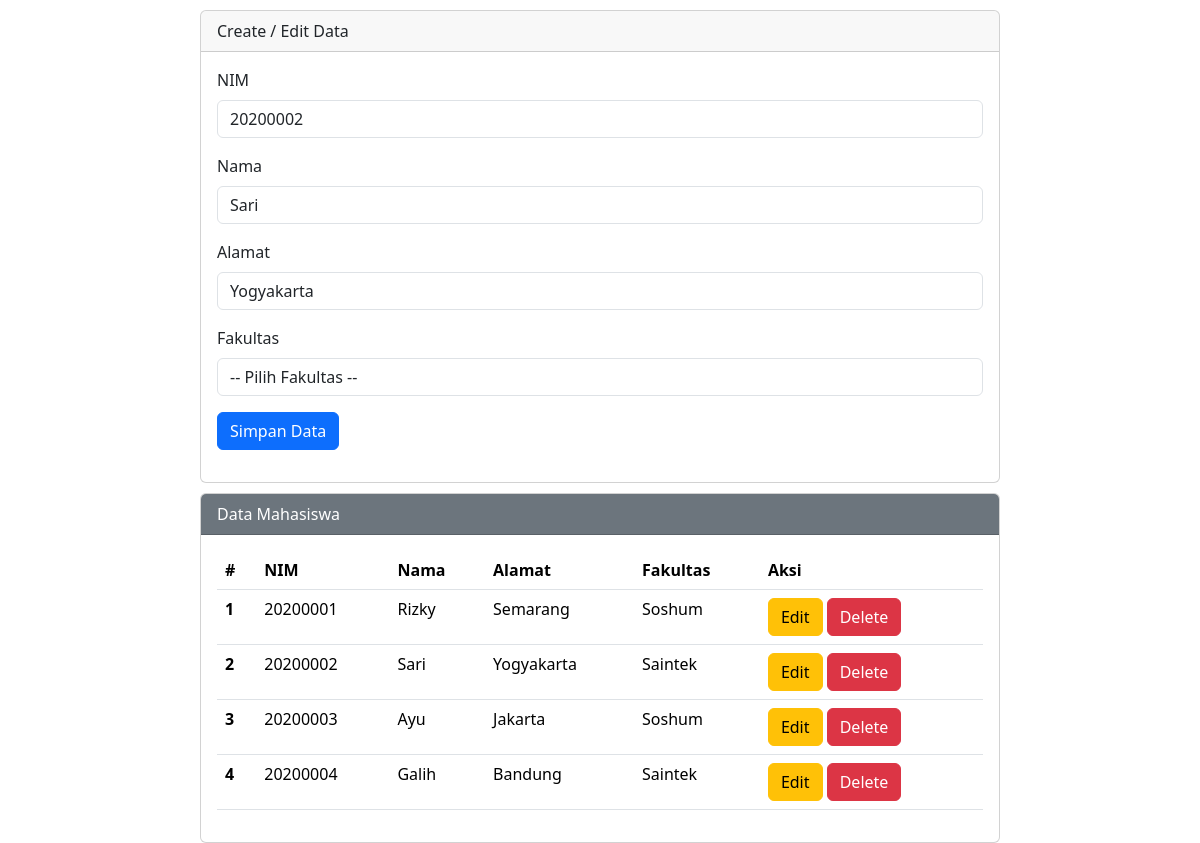
/index.php?op=edit&id=2, run on the app's committed database.
### tables this page shows
CREATE TABLE `mahasiswa` (
  `id` INT UNSIGNED NOT NULL AUTO_INCREMENT,
  `nim` CHAR(8) NOT NULL,
  `nama` VARCHAR(50) NOT NULL,
  `alamat` VARCHAR(125) NOT NULL,
  `fakultas` VARCHAR(40) NOT NULL,
  `created_at` TIMESTAMP NOT NULL DEFAULT CURRENT_TIMESTAMP,
  `updated_at` TIMESTAMP NOT NULL DEFAULT CURRENT_TIMESTAMP ON UPDATE CURRENT_TIMESTAMP,
  PRIMARY KEY (`id`),
  UNIQUE KEY `nim` (`nim`)
);

### index.php (the view, shortened to what this page needs)
<?php
include "service/database.php";
$nim        = "";
$nama       = "";
$alamat     = "";
$op = isset($_GET['op']) ? $_GET['op'] : "";
if ($op == 'edit') {
    $id         = $_GET['id'];
    $sql1       = "select * from mahasiswa where id = '$id'";
    $q1         = mysqli_query($koneksi, $sql1);
    $r1         = mysqli_fetch_array($q1);
    $nim        = $r1['nim'];
    $nama       = $r1['nama'];
    $alamat     = $r1['alamat'];
}
?>
<html lang="en">
<head>
    <link href="https://cdn.jsdelivr.net/npm/bootstrap@5.3.7/dist/css/bootstrap.min.css" rel="stylesheet">
</head>
<body>
    <div class="mx-auto">
        <div class="card">
            <div class="card-header">
                Create / Edit Data
            </div>
            <div class="card-body">
                <form action="" method="POST">
                    <div class="mb-3">
                        <label for="nim" class="form-label">NIM</label>
                        <input type="text" class="form-control" id="nim" name="nim" value="<?= $nim ?>">
                    </div>
                    <div class="mb-3">
                        <label for="nama" class="form-label">Nama</label>
                        <input type="text" class="form-control" id="nama" name="nama" value="<?= $nama ?>">
                    </div>
                    <div class="mb-3">
                        <label for="alamat" class="form-label">Alamat</label>
                        <input type="text" class="form-control" id="alamat" name="alamat" value="<?= $alamat ?>">
                    </div>
                    <div class="mb-3">
                        <label for="fakultas" class="form-label">Fakultas</label>
                        <select class="form-control" id="fakultas" name="fakultas">
                            <option value="">-- Pilih Fakultas --</option>
                        </select>
                    </div>
                    <div class="col-12">
                        <input type="submit" name="simpan" value="Simpan Data" class="btn btn-primary">
                    </div>
                </form>
            </div>
        </div>
        <div class="card">
            <div class="card-header text-white bg-secondary">
                Data Mahasiswa
            </div>
            <div class="card-body">
                <table class="table">
                    <thead>
                        <tr>
                            <th scope="col">#</th>
                            <th scope="col">NIM</th>
                            <th scope="col">Nama</th>
                            <th scope="col">Alamat</th>
                            <th scope="col">Fakultas</th>
                            <th scope="col">Aksi</th>
                        </tr>
                    </thead>
                    <tbody>
                        <?php
                        $sql2   = "select * from mahasiswa order by id";
                        $q2     = mysqli_query($koneksi, $sql2);
                        $urut = 1;
                        while($r2 = mysqli_fetch_array($q2)) {
                            $id     = $r2['id'];
                            $nim    = $r2['nim'];
                            $nama       = $r2['nama'];
                            $alamat     = $r2['alamat'];
                            $fakultas   = $r2['fakultas'];
                        ?>
                            <tr>
                                <th scope="row"><?= $urut++ ?></th>
                                <td scope="row"><?= $nim ?></td>
                                <td scope="row"><?= $nama ?></td>
                                <td scope="row"><?= $alamat ?></td>
                                <td scope="row"><?= $fakultas ?></td>
                                <td scope="row">
                                    <a href="index.php?op=edit&id=<?= $id ?>"><button type="button" class="btn btn-warning">Edit</button></a>
                                    <a href="index.php?op=delete&id=<?= $id ?>" onclick="return confirm('Yakin mau delete data?')"><button type="button" class="btn btn-danger">Delete</button></a>
                                </td>
                            </tr>
                        <?php
                        }
                        ?>
                    </tbody>
                </table>
            </div>
        </div>
    </div>
</body>
</html>

### index.php (style rules this page uses)
.mx-auto { width: 800px; }
.card { margin-top: 10px; }

### data on the page
mahasiswa: nim "20200002", nama "Sari", alamat "Yogyakarta", fakultas "Saintek"
mahasiswa: nim "20200001", nama "Rizky", alamat "Semarang", fakultas "Soshum"
mahasiswa: nim "20200003", nama "Ayu", alamat "Jakarta", fakultas "Soshum"
mahasiswa: nim "20200004", nama "Galih", alamat "Bandung", fakultas "Saintek"
